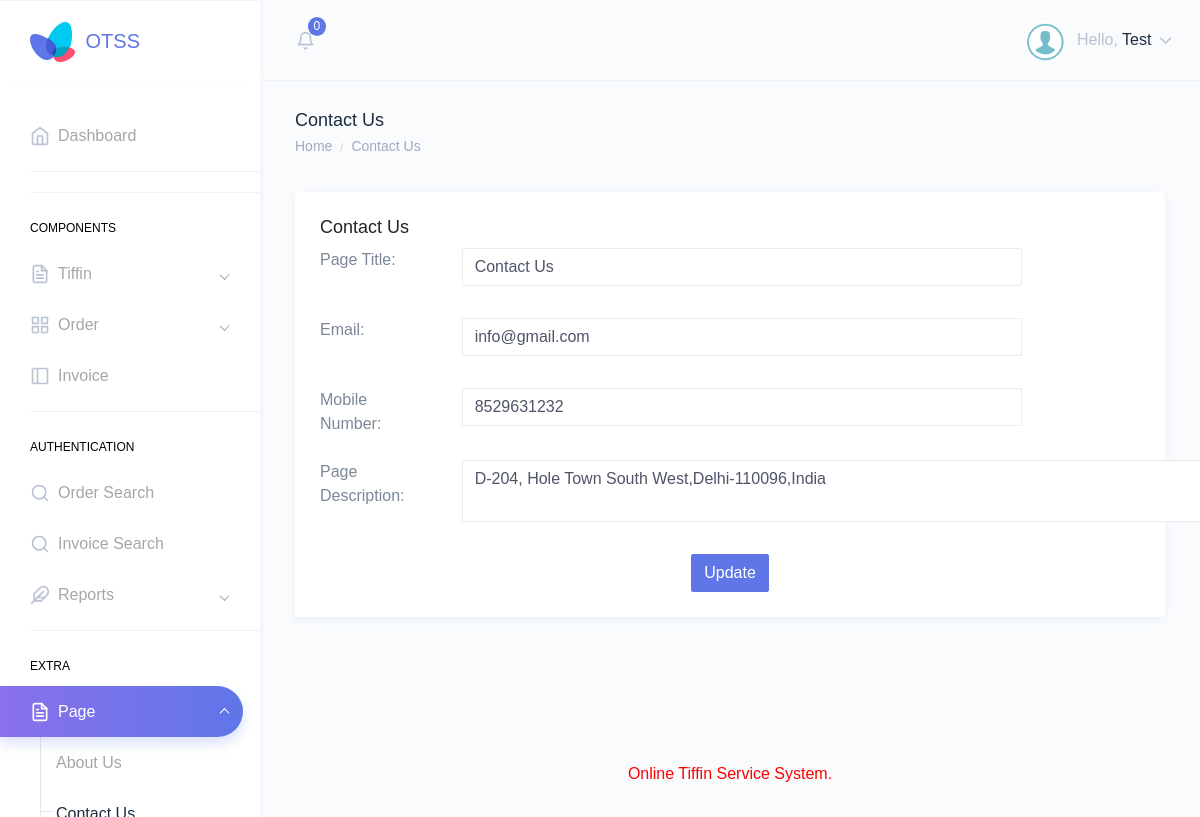
Screenshot of /otss/admin/contactus.php (signed in) with the database file from the repository.
### tables this page shows
CREATE TABLE `tblpage` (
  `ID` int(10) NOT NULL,
  `PageType` varchar(120) DEFAULT NULL,
  `PageTitle` mediumtext DEFAULT NULL,
  `PageDescription` mediumtext DEFAULT NULL,
  `Email` varchar(200) DEFAULT NULL,
  `MobileNumber` bigint(10) DEFAULT NULL,
  `UpdationDate` timestamp NULL DEFAULT NULL ON UPDATE current_timestamp()
);

### otss/admin/contactus.php (the view, shortened to what this page needs)
<?php
include('includes/dbconnection.php');
if (strlen($_SESSION['otssaid']==0)) {
  header('location:logout.php');
  } else{
  ?>
<!DOCTYPE html>
<html dir="ltr" lang="en">
<head>
    <link href="dist/css/style.min.css" rel="stylesheet">
   </head>
<body>
    <div id="main-wrapper" data-theme="light" data-layout="vertical" data-navbarbg="skin6" data-sidebartype="full" data-sidebar-position="fixed" data-header-position="fixed" data-boxed-layout="full">
     <?php include_once('includes/header.php');?>
        <?php include_once('includes/sidebar.php');?>
        <div class="page-wrapper">
            <div class="page-breadcrumb">
                <div class="row">
                    <div class="col-7 align-self-center">
                        <h4 class="page-title text-truncate text-dark font-weight-medium mb-1">Contact Us</h4>
                        <div class="d-flex align-items-center">
                            <nav aria-label="breadcrumb">
                                <ol class="breadcrumb m-0 p-0">
                                    <li class="breadcrumb-item"><a href="dashboard.php" class="text-muted">Home</a></li>
                                    <li class="breadcrumb-item text-muted active" aria-current="page">Contact Us</li>
                                </ol>
                            </nav>
                        </div>
                    </div>
                </div>
            </div>
            <div class="container-fluid">
                <div class="row">
                    <div class="col-12">
                        <div class="card">
                            <div class="card-body">
                                <h4 class="card-title">Contact Us</h4>
                                <form action="" method="post">
                                    <?php
$sql="SELECT * from  tblpage where PageType='contactus'";
$query = $dbh -> prepare($sql);
$query->execute();
$results=$query->fetchAll(PDO::FETCH_OBJ);
$cnt=1;
if($query->rowCount() > 0)
{
foreach($results as $row)
{               ?>
                                    <div class="form-body">
                                        <div class="form-group row">
                                            <label class="col-md-2">Page Title: </label>
                                            <div class="col-md-10">
                                                <div class="row">
                                                    <div class="col-md-10">
                                                        <div class="form-group">
                                                            <input type="text" class="form-control" id="exampleTextInput1" name="pagetitle" value="<?php  echo $row->PageTitle;?>" required='true'>
                                                        </div>
                                                    </div>
                                                </div>
                                            </div>
                                        </div>
                                        <div class="form-group row">
                                            <label class="col-md-2">Email: </label>
                                            <div class="col-md-10">
                                                <div class="row">
                                                    <div class="col-md-10">
                                                        <div class="form-group">
                                                            <input type="text" class="form-control" id="exampleTextInput1" name="email" value="<?php  echo $row->Email;?>" required='true'>
                                                        </div>
                                                    </div>
                                                </div>
                                            </div>
                                        </div>
                                        <div class="form-group row">
                                            <label class="col-md-2">Mobile Number: </label>
                                            <div class="col-md-10">
                                                <div class="row">
                                                    <div class="col-md-10">
                                                        <div class="form-group">
                                                            <input type="text" name="mobnum" id="mobnum" required="true" value="<?php  echo $row->MobileNumber;?>" class="form-control" maxlength="10" pattern="[0-9]+">
                                                        </div>
                                                    </div>
                                                </div>
                                            </div>
                                        </div>
                                        <div class="form-group row">
                                            <label class="col-md-2">Page Description: </label>
                                            <div class="col-md-10">
                                                <div class="row">
                                                    <div class="col-md-10">
                                                        <div class="form-group">
    <textarea type="text" name="pagedes" class="form-control" required='true' style="width:800px;"><?php  echo $row->PageDescription;?></textarea>
                                                        </div>
                                                    </div>
                                                </div>
                                            </div>
                                        </div>
                                    </div>
                                    <?php $cnt=$cnt+1;}} ?>
                                    <div class="form-actions">
                                        <div class="text-center">
                                            <button type="submit" class="btn btn-info" name="submit">Update</button>
                                           </div>
                                    </div>
                                </form>
                            </div>
                        </div>
                    </div>
                </div>
            </div>
          <?php include_once('includes/footer.php');?>
        </div>
    </div>
</body>
</html>
<?php }  ?>

### otss/admin/includes/header.php (shortened to what this page needs)
<header class="topbar" data-navbarbg="skin6">
            <nav class="navbar top-navbar navbar-expand-md">
                <div class="navbar-header" data-logobg="skin6">
                    <div class="navbar-brand">
                        <a href="dashboard.php">
                            <b class="logo-icon">
                                <img src="assets/images/logo-icon.png" alt="homepage" class="dark-logo" />
                            </b>
                           <strong>OTSS</strong>
                        </a>
                    </div>
                </div>
                <div class="navbar-collapse collapse" id="navbarSupportedContent">
                    <ul class="navbar-nav float-left mr-auto ml-3 pl-1">
                        <li class="nav-item dropdown">
                            <?php
                        $sql ="SELECT * from  tblorder where Status is null ";
$query = $dbh -> prepare($sql);
$query->execute();
$totneworder=$query->rowCount();
?>
                            <a class="nav-link dropdown-toggle pl-md-3 position-relative" href="javascript:void(0)"
                                id="bell" role="button" data-toggle="dropdown" aria-haspopup="true"
                                aria-expanded="false">
                                <span><i data-feather="bell" class="svg-icon"></i></span>
                                <span class="badge badge-primary notify-no rounded-circle"><?php echo htmlentities($totneworder);?></span>
                            </a>
                        </li>
                    </ul>
                    <ul class="navbar-nav float-right">
                        <li class="nav-item dropdown">
                            <a class="nav-link dropdown-toggle" href="javascript:void(0)" data-toggle="dropdown"
                                aria-haspopup="true" aria-expanded="false">
                                <img src="assets/images/users/images.png" alt="user" class="rounded-circle"
                                    width="40">
                                    <?php
$aid=$_SESSION['otssaid'];
$sql="SELECT AdminName,Email from  tbladmin where ID=:aid";
$query = $dbh -> prepare($sql);
$query->bindParam(':aid',$aid,PDO::PARAM_STR);
$query->execute();
$results=$query->fetchAll(PDO::FETCH_OBJ);
$cnt=1;
if($query->rowCount() > 0)
{
foreach($results as $row)
{               ?>
                                <span class="ml-2 d-none d-lg-inline-block"><span>Hello,</span> <span
                                        class="text-dark"><?php  echo $row->AdminName;?></span> <i data-feather="chevron-down"
                                        class="svg-icon"></i></span><?php $cnt=$cnt+1;}} ?>
                            </a>
                        </li>
                    </ul>
                </div>
            </nav>
        </header>

### rows the page displays
tblpage: pagetitle "Contact Us", email "info@gmail.com", mobnum "8529631232", pagedes "D-204, Hole Town South West,Delhi-110096,India"

### other values shown
$totneworder "0"
$row->AdminName "Test"
